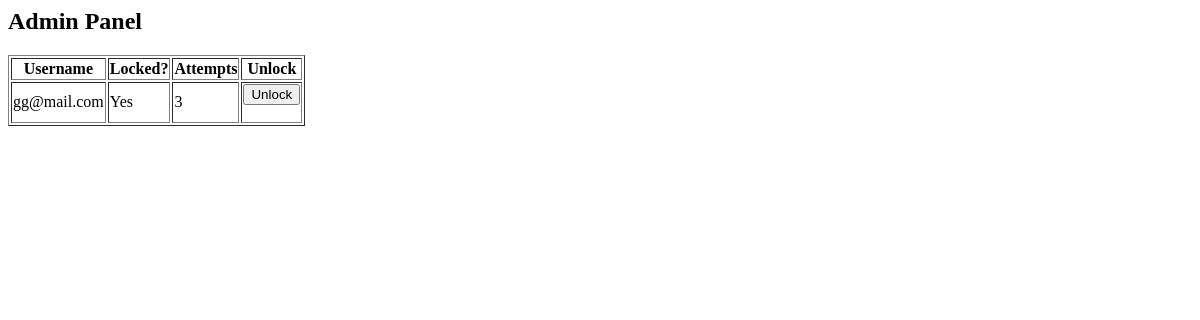
/admin, run on an earlier commit of the app's database.
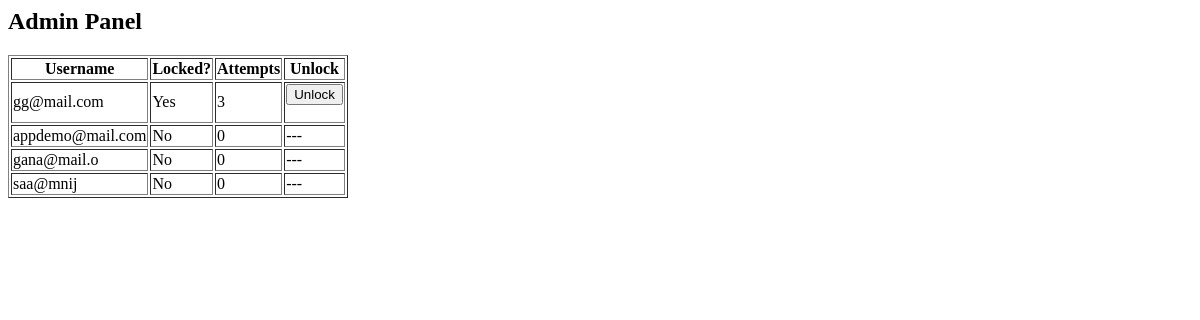
And on a later commit of the database.
### tables this page shows
CREATE TABLE users (
    username TEXT PRIMARY KEY,
    password_hash TEXT NOT NULL,
    failed_attempts INTEGER DEFAULT 0,
    last_failed_login TEXT,
    is_locked INTEGER DEFAULT 0
);

### app.py (the view)
@app.route('/admin', methods=['GET', 'POST'])
def admin():
    con = sqlite3.connect('users.db')
    con.row_factory = sqlite3.Row
    cur = con.cursor()
    if request.method == 'POST':
        username = request.form['username']
        reset_login_attempts(username)
    cur.execute("SELECT username, is_locked, failed_attempts FROM users")
    users = cur.fetchall()
    con.close()
    return render_template('admin.html', users=users)

### templates/admin.html (shortened to what this page needs)
<h2>Admin Panel</h2>
<table border="1">
  <tr><th>Username</th><th>Locked?</th><th>Attempts</th><th>Unlock</th></tr>
  {% for user in users %}
  <tr>
    <td>{{ user.username }}</td>
    <td>{{ 'Yes' if user.is_locked else 'No' }}</td>
    <td>{{ user.failed_attempts }}</td>
    <td>
      {% if user.is_locked %}
      <form method="post">
        <button type="submit">Unlock</button>
      </form>
      {% else %}
      ---
      {% endif %}
    </td>
  </tr>
  {% endfor %}
</table>

What changed in the data, as far as the page shows it:
added users: username "appdemo@mail.com", is_locked "No", failed_attempts "0"
added users: username "gana@mail.o", is_locked "No", failed_attempts "0"
added users: username "saa@mnij", is_locked "No", failed_attempts "0"
